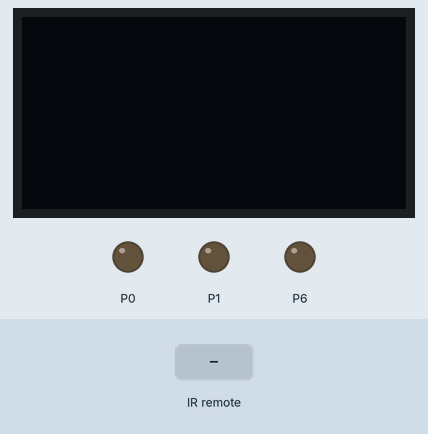
Recording of a program running on a simulated BBC micro:bit (MakeCode). On the bench: 128×64 one-colour display, output pins drawn as LEDs (lit = HIGH). The test bench sets the inputs (shaded band).

Above: at 1.2 s.
1.3 s: remote-control button Right pressed for 0.3 s
At 1.9 s:
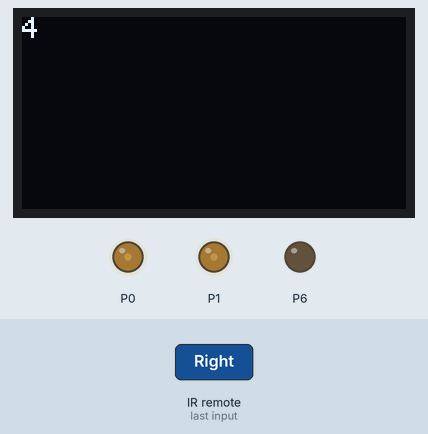
3.1 s: remote-control button Left pressed for 0.3 s
At 4.5 s:
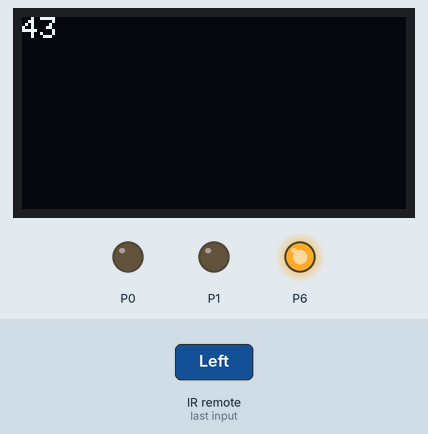
4.9 s: remote-control button Number_5 pressed for 0.3 s
At 5.9 s:
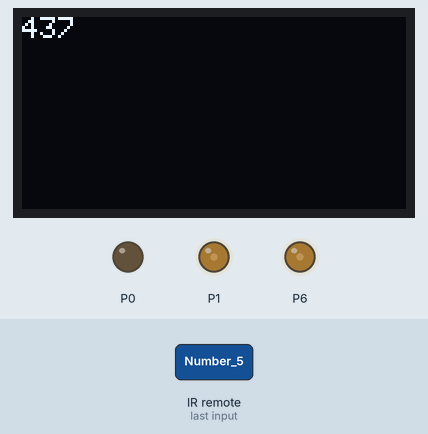
6.7 s: remote-control button Up pressed for 0.3 s
At 8.2 s:
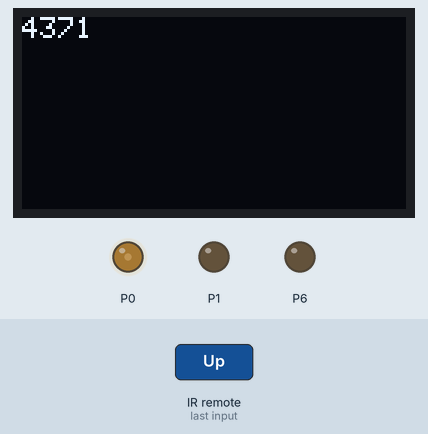
8.5 s: remote-control button Ok pressed for 0.3 s
At 9.8 s:
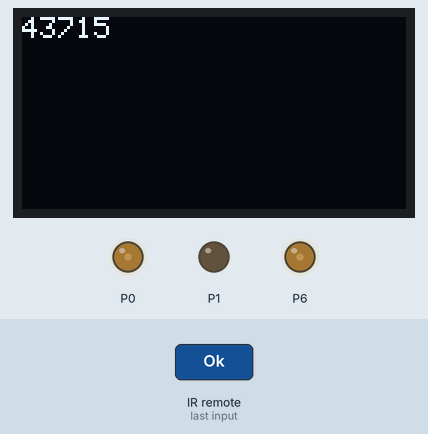
10.3 s: remote-control button Number_6 pressed for 0.3 s
At 11.2 s:
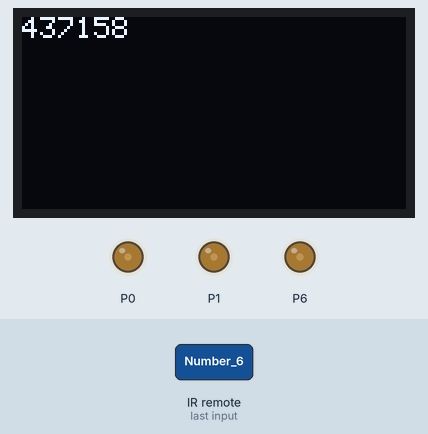
Timing chart, 0 to 13.1 s (numbered marks = the images above; inputs shaded):
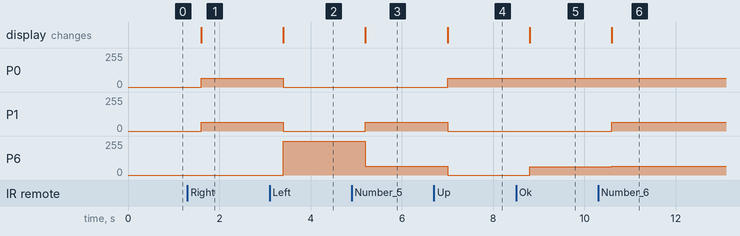

The program:

main.ts
```typescript
makerbit.onIrButton(IrButton.Right, IrButtonAction.Released, function () {
    OLED.writeNum(4)
    pins.analogWritePin(AnalogPin.P0, 255)
    pins.analogWritePin(AnalogPin.P1, 255)
    pins.analogWritePin(AnalogPin.P6, 0)
})
makerbit.onIrButton(IrButton.Left, IrButtonAction.Released, function () {
    OLED.writeNum(3)
    pins.analogWritePin(AnalogPin.P0, 0)
    pins.analogWritePin(AnalogPin.P1, 0)
    pins.analogWritePin(AnalogPin.P6, 1023)
})
makerbit.onIrButton(IrButton.Number_5, IrButtonAction.Released, function () {
    OLED.writeNum(7)
    pins.analogWritePin(AnalogPin.P0, 0)
    pins.analogWritePin(AnalogPin.P1, 255)
    pins.analogWritePin(AnalogPin.P6, 255)
})
makerbit.onIrButton(IrButton.Up, IrButtonAction.Released, function () {
    OLED.writeNum(1)
    pins.analogWritePin(AnalogPin.P0, 255)
    pins.analogWritePin(AnalogPin.P1, 0)
    pins.analogWritePin(AnalogPin.P6, 0)
})
makerbit.onIrButton(IrButton.Ok, IrButtonAction.Released, function () {
    OLED.writeNum(5)
    pins.analogWritePin(AnalogPin.P0, 255)
    pins.analogWritePin(AnalogPin.P1, 0)
    pins.analogWritePin(AnalogPin.P6, 252)
})
makerbit.onIrButton(IrButton.Number_6, IrButtonAction.Released, function () {
    OLED.writeNum(8)
    pins.analogWritePin(AnalogPin.P0, 255)
    pins.analogWritePin(AnalogPin.P1, 255)
    pins.analogWritePin(AnalogPin.P6, 255)
})
makerbit.onIrButton(IrButton.Number_4, IrButtonAction.Released, function () {
    OLED.writeNum(6)
    pins.analogWritePin(AnalogPin.P0, 188)
    pins.analogWritePin(AnalogPin.P1, 238)
    pins.analogWritePin(AnalogPin.P6, 0)
})
makerbit.onIrButton(IrButton.Down, IrButtonAction.Released, function () {
    OLED.writeNum(2)
    pins.analogWritePin(AnalogPin.P0, 0)
    pins.analogWritePin(AnalogPin.P1, 255)
    pins.analogWritePin(AnalogPin.P6, 0)
})
makerbit.connectIrReceiver(DigitalPin.P8, IrProtocol.Keyestudio)
OLED.init(128, 64)
pins.analogWritePin(AnalogPin.P0, 0)
pins.analogWritePin(AnalogPin.P1, 0)
pins.analogWritePin(AnalogPin.P6, 0)
```

test.ts
```typescript
// 在此处测试；当此软件包作为插件使用时，将不会编译此软件包。
```

Measured:
- after the input at 1.3 s, P0, P1: 0/255 → 64/255 after 0.30 s; the display: changes after 0.30 s (image 1)
- after the input at 3.1 s, P0, P1: 64/255 → 0/255 after 0.30 s; P6: 0/255 → 255/255 after 0.30 s; the display: changes after 0.30 s (image 2)
- after the input at 4.9 s, P1: 0/255 → 64/255 after 0.30 s; P6: 255/255 → 64/255 after 0.30 s; the display: changes after 0.30 s (image 3)
- after the input at 6.7 s, P0: 0/255 → 64/255 after 0.30 s; P1, P6: 64/255 → 0/255 after 0.30 s; the display: changes after 0.30 s (image 4)
- after the input at 8.5 s, P6: 0/255 → 63/255 after 0.30 s; the display: changes after 0.30 s (image 5)
- after the input at 10.3 s, P1: 0/255 → 64/255 after 0.30 s; P6: 63/255 → 64/255 after 0.30 s; the display: changes after 0.30 s (image 6)
